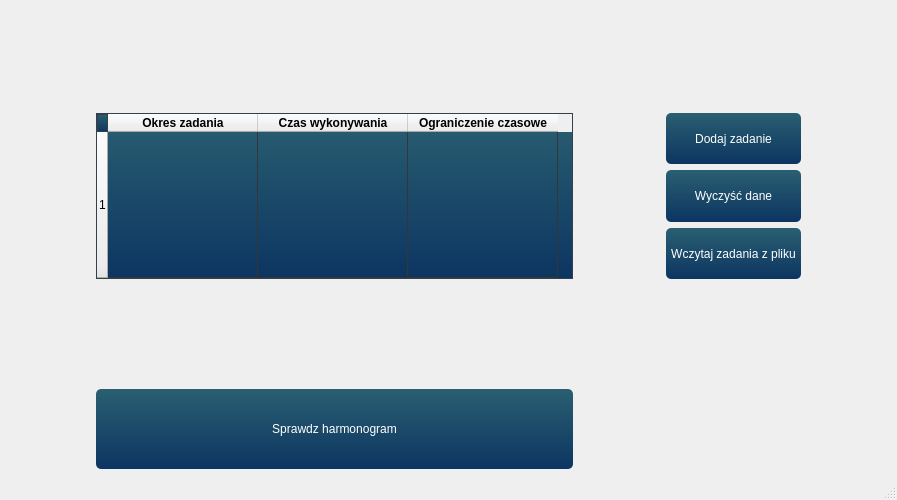
<?xml version="1.0" encoding="UTF-8"?>
<ui version="4.0">
 <class>MainWindow</class>
 <widget class="QMainWindow" name="MainWindow">
  <property name="geometry">
   <rect>
    <x>0</x>
    <y>0</y>
    <width>897</width>
    <height>500</height>
   </rect>
  </property>
  <property name="windowTitle">
   <string>DMS</string>
  </property>
  <widget class="QWidget" name="centralwidget">
   <layout class="QGridLayout" name="gridLayout">
    <item row="1" column="0">
     <spacer name="horizontalSpacer_3">
      <property name="orientation">
       <enum>Qt::Horizontal</enum>
      </property>
      <property name="sizeHint" stdset="0">
       <size>
        <width>40</width>
        <height>20</height>
       </size>
      </property>
     </spacer>
    </item>
    <item row="2" column="1">
     <spacer name="verticalSpacer">
      <property name="orientation">
       <enum>Qt::Vertical</enum>
      </property>
      <property name="sizeHint" stdset="0">
       <size>
        <width>20</width>
        <height>10</height>
       </size>
      </property>
     </spacer>
    </item>
    <item row="1" column="2">
     <spacer name="horizontalSpacer">
      <property name="orientation">
       <enum>Qt::Horizontal</enum>
      </property>
      <property name="sizeHint" stdset="0">
       <size>
        <width>40</width>
        <height>20</height>
       </size>
      </property>
     </spacer>
    </item>
    <item row="1" column="1">
     <widget class="QTableWidget" name="tableWidget">
      <property name="styleSheet">
       <string notr="true">QTableView
{
	background-color: qlineargradient(spread:pad, x1:1, y1:0, x2:1, y2:1, stop:0 rgba(42, 95, 113, 255),stop:1 rgba(12, 53, 97, 255));    border: 1px solid #32414B;
    alternate-background-color: qlineargradient(spread:pad, x1:1, y1:0, x2:1, y2:1, stop:0 rgba(42, 95, 113, 255),stop:1 rgba(12, 53, 97, 255));    border: 1px solid #32414B;;

    color: #F0F0F0;
    gridline-color: #353635;
    outline : 0;
 font: bold 14px;
}
QTableCornerButton::section
{
    background-color: qlineargradient(spread:pad, x1:1, y1:0, x2:1, y2:1, stop:0 rgba(42, 95, 113, 255),stop:1 rgba(12, 53, 97, 255));    border: 1px solid #32414B;;
    color: white;
}

</string>
      </property>
      <property name="inputMethodHints">
       <set>Qt::ImhNone</set>
      </property>
      <property name="sizeAdjustPolicy">
       <enum>QAbstractScrollArea::AdjustToContents</enum>
      </property>
      <property name="alternatingRowColors">
       <bool>true</bool>
      </property>
      <property name="selectionMode">
       <enum>QAbstractItemView::SingleSelection</enum>
      </property>
      <property name="sortingEnabled">
       <bool>false</bool>
      </property>
      <property name="rowCount">
       <number>1</number>
      </property>
      <attribute name="horizontalHeaderDefaultSectionSize">
       <number>150</number>
      </attribute>
      <attribute name="verticalHeaderShowSortIndicator" stdset="0">
       <bool>false</bool>
      </attribute>
      <attribute name="verticalHeaderStretchLastSection">
       <bool>true</bool>
      </attribute>
      <row>
       <property name="text">
        <string>1</string>
       </property>
       <property name="font">
        <font>
         <bold>false</bold>
        </font>
       </property>
      </row>
      <column>
       <property name="text">
        <string>Okres zadania</string>
       </property>
       <property name="font">
        <font>
         <bold>true</bold>
        </font>
       </property>
      </column>
      <column>
       <property name="text">
        <string>Czas wykonywania</string>
       </property>
       <property name="font">
        <font>
         <bold>true</bold>
        </font>
       </property>
      </column>
      <column>
       <property name="text">
        <string>Ograniczenie czasowe</string>
       </property>
       <property name="font">
        <font>
         <bold>true</bold>
        </font>
       </property>
      </column>
     </widget>
    </item>
    <item row="3" column="1">
     <widget class="QPushButton" name="pushButton_3">
      <property name="sizePolicy">
       <sizepolicy hsizetype="Preferred" vsizetype="Preferred">
        <horstretch>0</horstretch>
        <verstretch>0</verstretch>
       </sizepolicy>
      </property>
      <property name="minimumSize">
       <size>
        <width>0</width>
        <height>80</height>
       </size>
      </property>
      <property name="styleSheet">
       <string notr="true">QPushButton
{
	background-color: qlineargradient(spread:pad, x1:1, y1:0, x2:1, y2:1, stop:0 rgba(42, 95, 113, 255),stop:1 rgba(12, 53, 97, 255));
	color: #fff;
	border: 0px;
	border-radius: 5px;
	padding: 5px;
}

QPushButton::hover
{
	background-color: qlineargradient(spread:pad, x1:1, y1:0, x2:1, y2:1, stop:0 rgba(167, 214, 50, 255),stop:1 rgba(98, 169, 67, 255));
	color: #fff;

}


QPushButton::pressed
{
	background-color: qlineargradient(spread:pad, x1:1, y1:0, x2:1, y2:1, stop:0 rgba(147, 194, 30, 255),stop:1 rgba(78, 149, 47, 255));
	color: #fff;
	border: 0px;
	border-radius: 5px;
	padding: 5px;

}

</string>
      </property>
      <property name="text">
       <string>Sprawdz harmonogram</string>
      </property>
     </widget>
    </item>
    <item row="1" column="5">
     <spacer name="horizontalSpacer_2">
      <property name="orientation">
       <enum>Qt::Horizontal</enum>
      </property>
      <property name="sizeHint" stdset="0">
       <size>
        <width>40</width>
        <height>20</height>
       </size>
      </property>
     </spacer>
    </item>
    <item row="1" column="3" colspan="2">
     <layout class="QGridLayout" name="gridLayout_2">
      <item row="0" column="0">
       <widget class="QPushButton" name="pushButton_4">
        <property name="sizePolicy">
         <sizepolicy hsizetype="Preferred" vsizetype="Preferred">
          <horstretch>0</horstretch>
          <verstretch>0</verstretch>
         </sizepolicy>
        </property>
        <property name="styleSheet">
         <string notr="true">QPushButton
{
	background-color: qlineargradient(spread:pad, x1:1, y1:0, x2:1, y2:1, stop:0 rgba(42, 95, 113, 255),stop:1 rgba(12, 53, 97, 255));
	color: #fff;
	border: 0px;
	border-radius: 5px;
	padding: 5px;
}

QPushButton::hover
{
	background-color: qlineargradient(spread:pad, x1:1, y1:0, x2:1, y2:1, stop:0 rgba(167, 214, 50, 255),stop:1 rgba(98, 169, 67, 255));
	color: #fff;

}


QPushButton::pressed
{
	background-color: qlineargradient(spread:pad, x1:1, y1:0, x2:1, y2:1, stop:0 rgba(147, 194, 30, 255),stop:1 rgba(78, 149, 47, 255));
	color: #fff;
	border: 0px;
	border-radius: 5px;
	padding: 5px;

}

</string>
        </property>
        <property name="text">
         <string>Dodaj zadanie</string>
        </property>
       </widget>
      </item>
      <item row="1" column="0">
       <widget class="QPushButton" name="pushButton">
        <property name="sizePolicy">
         <sizepolicy hsizetype="Preferred" vsizetype="Preferred">
          <horstretch>0</horstretch>
          <verstretch>0</verstretch>
         </sizepolicy>
        </property>
        <property name="styleSheet">
         <string notr="true">QPushButton
{
	background-color: qlineargradient(spread:pad, x1:1, y1:0, x2:1, y2:1, stop:0 rgba(42, 95, 113, 255),stop:1 rgba(12, 53, 97, 255));
	color: #fff;
	border: 0px;
	border-radius: 5px;
	padding: 5px;
}

QPushButton::hover
{
	background-color: qlineargradient(spread:pad, x1:1, y1:0, x2:1, y2:1, stop:0 rgba(167, 214, 50, 255),stop:1 rgba(98, 169, 67, 255));
	color: #fff;

}


QPushButton::pressed
{
	background-color: qlineargradient(spread:pad, x1:1, y1:0, x2:1, y2:1, stop:0 rgba(147, 194, 30, 255),stop:1 rgba(78, 149, 47, 255));
	color: #fff;
	border: 0px;
	border-radius: 5px;
	padding: 5px;

}

</string>
        </property>
        <property name="text">
         <string>Wyczyść dane</string>
        </property>
       </widget>
      </item>
      <item row="2" column="0">
       <widget class="QPushButton" name="pushButton_2">
        <property name="sizePolicy">
         <sizepolicy hsizetype="Preferred" vsizetype="Preferred">
          <horstretch>0</horstretch>
          <verstretch>0</verstretch>
         </sizepolicy>
        </property>
        <property name="styleSheet">
         <string notr="true">QPushButton
{
	background-color: qlineargradient(spread:pad, x1:1, y1:0, x2:1, y2:1, stop:0 rgba(42, 95, 113, 255),stop:1 rgba(12, 53, 97, 255));
	color: #fff;
	border: 0px;
	border-radius: 5px;
	padding: 5px;
}

QPushButton::hover
{
	background-color: qlineargradient(spread:pad, x1:1, y1:0, x2:1, y2:1, stop:0 rgba(167, 214, 50, 255),stop:1 rgba(98, 169, 67, 255));
	color: #fff;

}


QPushButton::pressed
{
	background-color: qlineargradient(spread:pad, x1:1, y1:0, x2:1, y2:1, stop:0 rgba(147, 194, 30, 255),stop:1 rgba(78, 149, 47, 255));
	color: #fff;
	border: 0px;
	border-radius: 5px;
	padding: 5px;

}

</string>
        </property>
        <property name="text">
         <string>Wczytaj zadania z pliku</string>
        </property>
       </widget>
      </item>
     </layout>
    </item>
    <item row="0" column="1">
     <spacer name="verticalSpacer_2">
      <property name="orientation">
       <enum>Qt::Vertical</enum>
      </property>
      <property name="sizeHint" stdset="0">
       <size>
        <width>20</width>
        <height>40</height>
       </size>
      </property>
     </spacer>
    </item>
   </layout>
  </widget>
  <widget class="QStatusBar" name="statusbar"/>
 </widget>
 <resources/>
 <connections/>
</ui>
